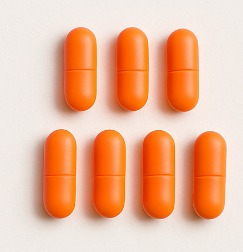
#> input picture input_images/orange_pill.jpeg, 243 x 252 px
$ python -i counting_pills.py   (imports and definitions only)
#> lines starting #> are read from the running program, lines starting #| are printed output that depends on the picture; after the words box and inside, x2 and y2 are one past the last pixel; in counts of white or black regions, pixels touching at a corner belong together
import cv2
import numpy as np

def count_pills_opencv(image_path, display_size=(600, 400)):
    """
    Counts the number of pills in an image using computer vision techniques.

    Parameters:
        image_path (str): Path to the input image.
        display_size (tuple): Resize output window for better display (width, height).

    Returns:
        pill_count (int): The number of pills detected in the image.
    """

    # Step 1: Read the input image
    img = cv2.imread(image_path)

    # Step 2: Convert the image to grayscale (removes color information)
    gray = cv2.cvtColor(img, cv2.COLOR_BGR2GRAY)

    # Step 3: Apply Gaussian Blur to reduce noise and smooth edges
    blurred = cv2.GaussianBlur(gray, (5, 5), 0)

    # Step 4: Apply Otsu's Thresholding to separate pills (foreground) from background
    # Using THRESH_BINARY_INV because pills are usually lighter than the background
    _, thresh = cv2.threshold(
        blurred, 0, 255, cv2.THRESH_BINARY_INV + cv2.THRESH_OTSU
    )

    # Step 5: Morphological Opening to clean up small noise and keep pill shapes
    kernel = cv2.getStructuringElement(cv2.MORPH_ELLIPSE, (3,3))
    opening = cv2.morphologyEx(thresh, cv2.MORPH_OPEN, kernel, iterations=2)

    # Step 6: Distance Transform - helps to separate touching pills
    dist = cv2.distanceTransform(opening, cv2.DIST_L2, 5)

    # Step 7: Threshold the distance transform to find sure foreground regions (pill centers)
    _, sure_fg = cv2.threshold(dist, 0.4 * dist.max(), 255, 0)
    sure_fg = np.uint8(sure_fg)

    # Step 8: Subtract sure foreground from opening to find "unknown" regions (borders between pills)
    unknown = cv2.subtract(opening, sure_fg)

    # Step 9: Connected Components - label different objects in the image
    num_labels, markers = cv2.connectedComponents(sure_fg)

    # Step 10: Watershed segmentation
    # Add 1 to all labels so that background is not 0, but 1
    markers = markers + 1

    # Mark "unknown" regions with 0
    markers[unknown == 255] = 0

    # Apply watershed algorithm: boundaries will be marked with -1
    cv2.watershed(img, markers)

    # Step 11: Count objects
    # Unique markers correspond to different pills
    # Subtract 2 → one for background, one for boundary (-1 regions)
    pill_count = len(np.unique(markers)) - 2

    # Step 12: Draw bounding boxes around detected pills
    result = img.copy()
    contours, _ = cv2.findContours(sure_fg, cv2.RETR_EXTERNAL, cv2.CHAIN_APPROX_SIMPLE)
    for i, contour in enumerate(contours, 1):
        x, y, w, h = cv2.boundingRect(contour)
        cv2.rectangle(result, (x, y), (x + w, y + h), (0, 255, 0), 2)
        cv2.putText(result, str(i), (x, y - 5),
                    cv2.FONT_HERSHEY_SIMPLEX, 0.7, (0, 0, 255), 2)

    # Step 13: Resize the output window for display (optional)
    if display_size is not None:
        result = cv2.resize(result, display_size)

    # Step 14: Show the final result with detected pills
    cv2.imshow("Detected Pills", result)
    cv2.waitKey(0)
    cv2.destroyAllWindows()

    return pill_count


# ----------------- Run the function -----------------
# Change the path to your own image
# [1 line that did not run here, left out]

# Print the final pill count
# [1 line not run here, left out]

>>> result = count_pills_opencv('input_images/orange_pill.jpeg')
#> call 2 of count_pills_opencv, with image_path = 'input_images/orange_pill.jpeg', display_size = (600, 400)
#> in count_pills_opencv, img is the input picture: shape (252, 243, 3); mean B, G, R 155.5, 185.1, 237.4
#> in count_pills_opencv (call 2), `_, thresh = cv2.threshold( blurred, 0, 255, cv2.THRESH_BINARY_INV + cv..`:
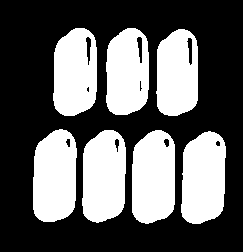
#> thresh: shape (252, 243); 38.4% white; 7 white regions, largest, box (x1, y1, x2, y2) and area: (132, 130, 175, 224) 3530, (181, 131, 226, 224) 3506, (33, 129, 77, 222) 3493
#> in count_pills_opencv (call 2), `opening = cv2.morphologyEx(thresh, cv2.MORPH_OPEN, kernel, iterations=2)`: opening: shape (252, 243); 38.4% white; 7 white regions, largest, box (x1, y1, x2, y2) and area: (132, 130, 175, 224) 3529, (181, 131, 226, 224) 3506, (33, 129, 77, 222) 3493
#> in count_pills_opencv (call 2), `_, sure_fg = cv2.threshold(dist, 0.4 * dist.max(), 255, 0)`: sure_fg: shape (252, 243) float32; 16.5% white; 7 white regions, largest, box (x1, y1, x2, y2) and area: (140, 140, 167, 215) 1683, (189, 141, 217, 216) 1659, (41, 139, 68, 214) 1639
#> in count_pills_opencv (call 2), `unknown = cv2.subtract(opening, sure_fg)`: unknown: shape (252, 243); 21.9% white; 7 white regions
#> in count_pills_opencv (call 2), `num_labels, markers = cv2.connectedComponents(sure_fg)`:
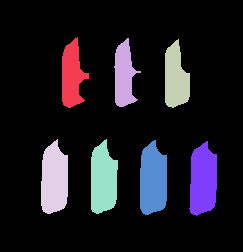
#> markers: shape (252, 243) int32; 8 distinct labels, from 0 to 7; one colour per label, 0 black
#> in count_pills_opencv (call 2), `num_labels, markers = cv2.connectedComponents(sure_fg)`: num_labels = 8
#> in count_pills_opencv (call 2), `markers = markers + 1`:
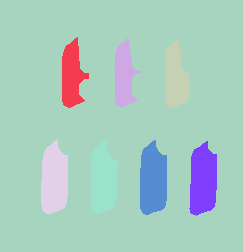
#> markers: shape (252, 243) int32; 8 distinct labels, from 1 to 8; one colour per label, 0 black
#> in count_pills_opencv (call 2), `markers[unknown == 255] = 0`:
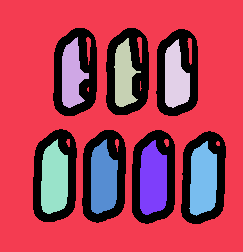
#> markers: shape (252, 243) int32; 9 distinct labels, from 0 to 8; one colour per label, 0 black
#> in count_pills_opencv (call 2), `pill_count = len(np.unique(markers)) - 2`: pill_count = 7
#> in count_pills_opencv (call 2), `pill_count = len(np.unique(markers)) - 2`:
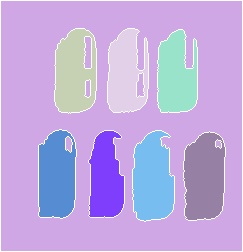
#> markers: shape (252, 243) int32; 9 distinct labels, from -1 to 8; one colour per label, 0 black, -1 white
#> in count_pills_opencv (call 2), `contours, _ = cv2.findContours(sure_fg, cv2.RETR_EXTERNAL, cv2.CHAIN_A..`: contours = 7 contours; box (x1, y1, x2, y2) and area: (140, 140, 167, 215) 1598, (189, 141, 217, 216) 1574, (41, 139, 68, 214) 1555, (91, 139, 118, 214) 1498, (165, 39, 190, 108) 1176, (62, 37, 89, 108) 1100, (114, 38, 141, 107) 1012
#> the loop in count_pills_opencv (call 2), `for i, contour in enumerate(contours, 1):` made 7 passes
#> (x, y, w, h) on passes 1 to 7: (189, 141, 28, 75), (140, 140, 27, 75), (91, 139, 27, 75), (41, 139, 27, 75), (165, 39, 25, 69), (114, 38, 27, 69), (62, 37, 27, 71)
#> after the loop in count_pills_opencv (call 2), `for i, contour in enumerate(contours, 1):`:
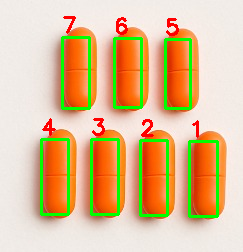
#> result: shape (252, 243, 3); 7.97% of pixels changed, all inside (x1, y1, x2, y2) = (40, 16, 219, 218)
#> in count_pills_opencv (call 2), `result = cv2.resize(result, display_size)`:
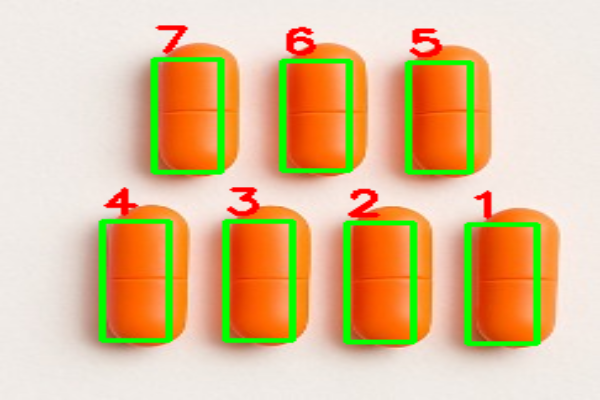
#> result: shape (400, 600, 3); mean B, G, R 148.3, 191.4, 222.2
#> result = 7

$ run again, on input_images/pink_pill.jpeg
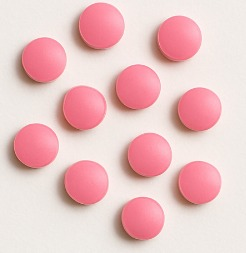
#> input picture input_images/pink_pill.jpeg, 246 x 253 px
#> in count_pills_opencv, img is the input picture: shape (253, 246, 3); mean B, G, R 198.2, 197.2, 236.1
#> thresh: shape (253, 246); 33.3% white; 11 white regions, largest, box (x1, y1, x2, y2) and area: (70, 3, 123, 54) 1986, (5, 124, 57, 174) 1976, (14, 38, 64, 89) 1950
#> opening: shape (253, 246); 33.1% white; 11 white regions, largest, box (x1, y1, x2, y2) and area: (70, 3, 123, 54) 1984, (5, 124, 57, 174) 1968, (14, 38, 64, 89) 1943
#> unknown: shape (253, 246); 20.8% white; 11 white regions
#> num_labels = 12
#> pill_count = 11
#> in count_pills_opencv (call 2), `pill_count = len(np.unique(markers)) - 2`:
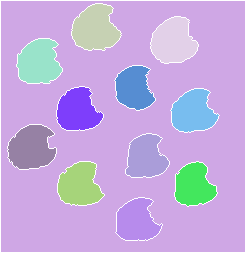
#> markers: shape (253, 246) int32; 13 distinct labels, from -1 to 12; one colour per label, 0 black, -1 white
#> contours = 11 contours; largest, box (x1, y1, x2, y2) and area: (79, 12, 113, 45) 730, (14, 133, 48, 165) 706, (23, 47, 55, 80) 701, (158, 25, 190, 57) 672, (65, 170, 98, 201) 669
#> the loop in count_pills_opencv (call 2), `for i, contour in enumerate(contours, 1):` made 11 passes
#> (x, y, w, h) on passes 1 to 8: (121, 206, 33, 30), (179, 170, 31, 30), (65, 170, 33, 31), (128, 142, 32, 31), (14, 133, 34, 32), (178, 97, 32, 30), (64, 95, 31, 31), (117, 74, 32, 32)
#> in count_pills_opencv (call 2), `result = cv2.resize(result, display_size)`:
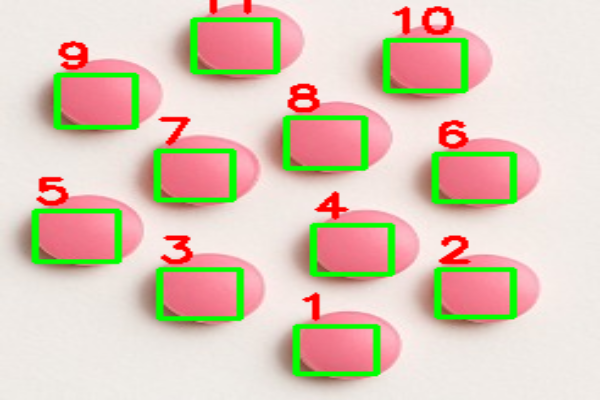
#> result: shape (400, 600, 3); mean B, G, R 184.6, 201.2, 221.4
#> `result = count_pills_opencv('input_images/orange_pill.jpeg')`: result = 11

$ run again, on input_images/color.png
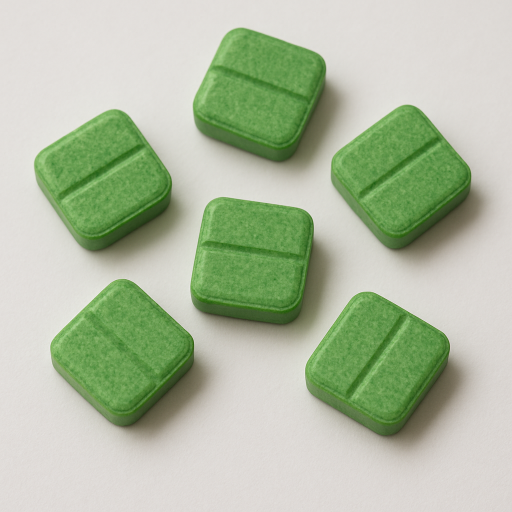
#> input picture input_images/color.png, 1024 x 1024 px (shown at 1/2 size)
#> in count_pills_opencv, img is the input picture: shape (1024, 1024, 3); mean B, G, R 162, 188.5, 175.6
#> thresh: shape (1024, 1024); 36.2% white; 8 white regions (2 under 20 px), largest, box (x1, y1, x2, y2) and area: (611, 584, 934, 900) 66585, (381, 395, 670, 679) 65072, (101, 558, 424, 879) 64433, (662, 210, 974, 527) 62912, (386, 56, 687, 347) 60990, (69, 219, 370, 526) 59494
#> opening: shape (1024, 1024); 36.2% white; 6 white regions, box (x1, y1, x2, y2) and area: (611, 584, 934, 900) 66549, (381, 395, 670, 679) 65043, (101, 558, 424, 879) 64391, (662, 210, 974, 527) 62908, (386, 56, 687, 347) 60965, (69, 219, 370, 526) 59457
#> unknown: shape (1024, 1024); 26.1% white; 6 white regions
#> num_labels = 10
#> pill_count = 9
#> in count_pills_opencv (call 2), `pill_count = len(np.unique(markers)) - 2`:
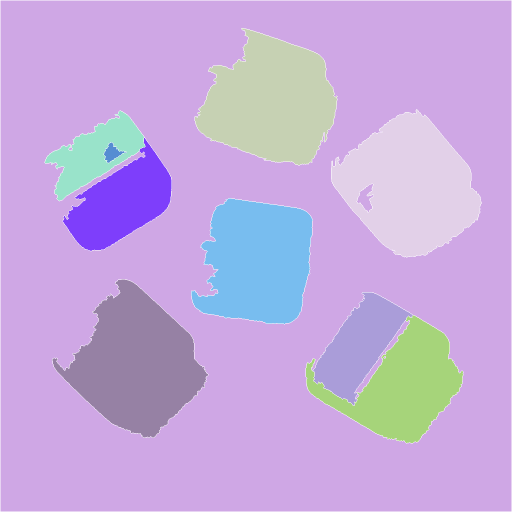
#> markers: shape (1024, 1024) int32 (shown at 1/2 size); 11 distinct labels, from -1 to 10; one colour per label, 0 black, -1 white
#> contours = 9 contours, 2 with area under 20; largest, box (x1, y1, x2, y2) and area: (441, 448, 619, 629) 23506, (162, 623, 371, 828) 23072, (446, 113, 636, 296) 21364, (727, 272, 921, 476) 18444, (758, 697, 881, 849) 8510, (179, 362, 316, 476) 8082, (669, 644, 755, 765) 656
#> the loop in count_pills_opencv (call 2), `for i, contour in enumerate(contours, 1):` made 9 passes
#> (x, y, w, h) on passes 1 to 8: (758, 697, 123, 152), (669, 644, 86, 121), (162, 623, 209, 205), (441, 448, 178, 181), (179, 362, 137, 114), (225, 289, 1, 1), (227, 283, 7, 6), (727, 272, 194, 204)
#> in count_pills_opencv (call 2), `result = cv2.resize(result, display_size)`:
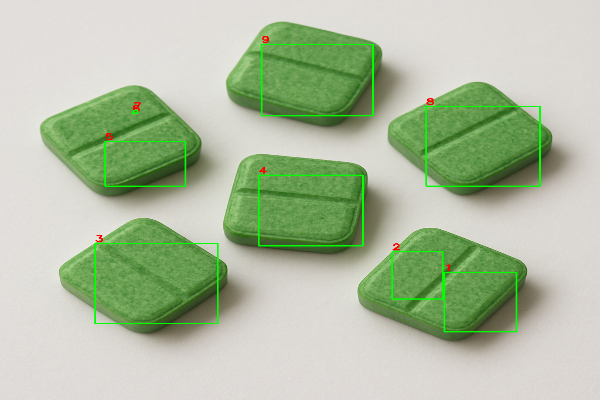
#> result: shape (400, 600, 3); mean B, G, R 160.8, 189.8, 174.3
#> `result = count_pills_opencv('input_images/orange_pill.jpeg')`: result = 9
